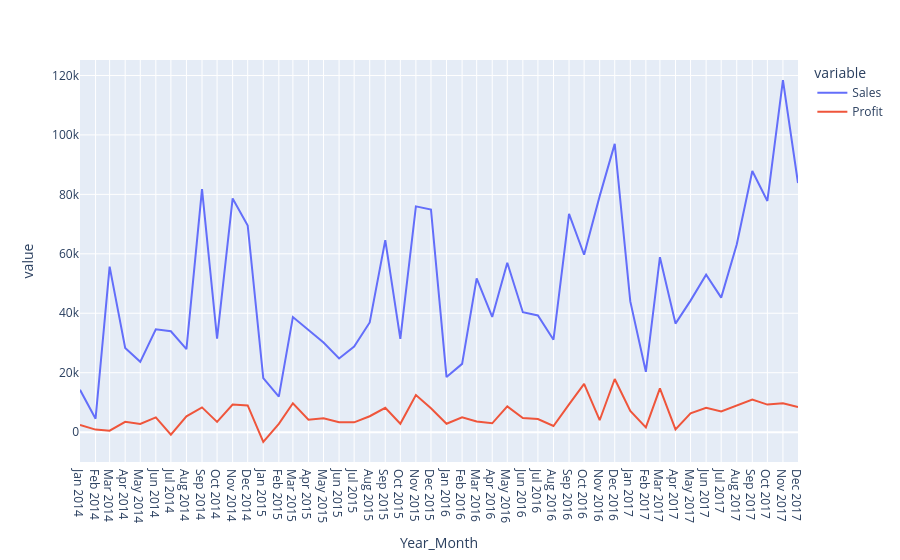

Here is the notebook cell this chart was saved with:
### Code cell
fig=px.line(temp,x='Year_Month',y=['Sales','Profit'])
fig.update_xaxes(dtick="M1")
